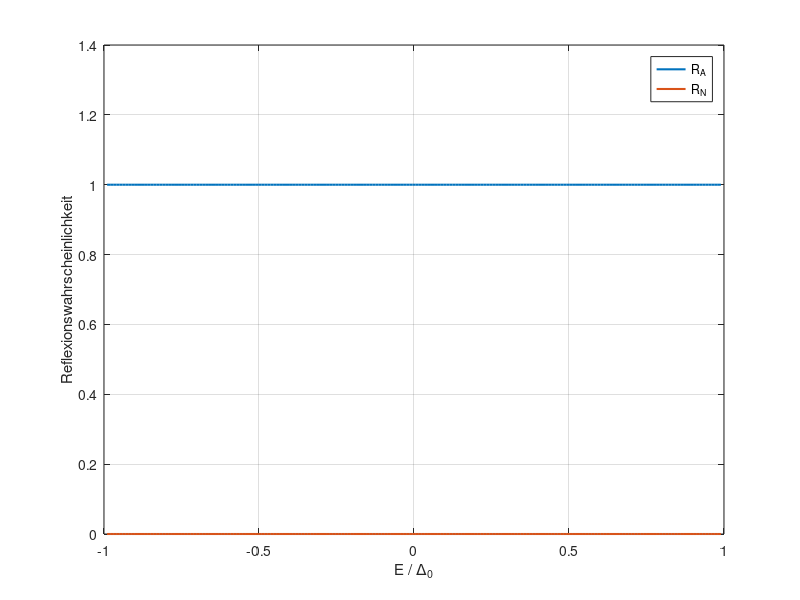
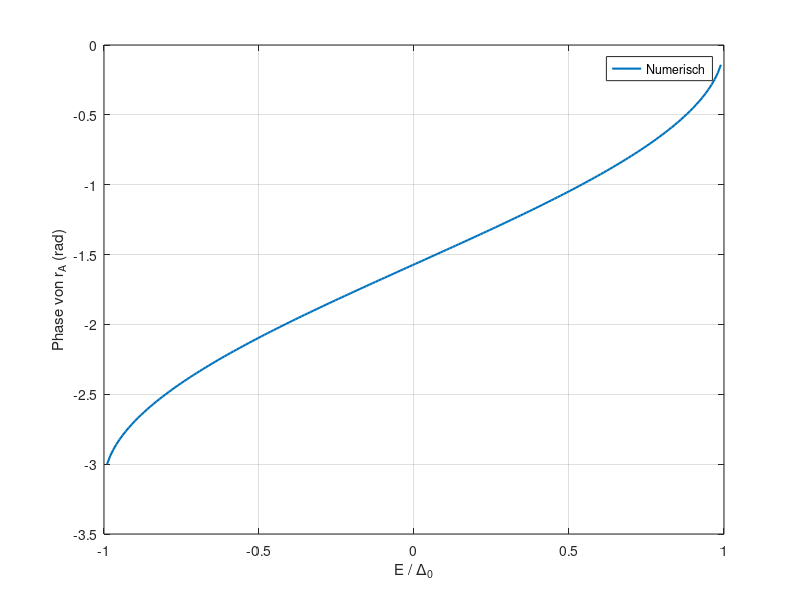
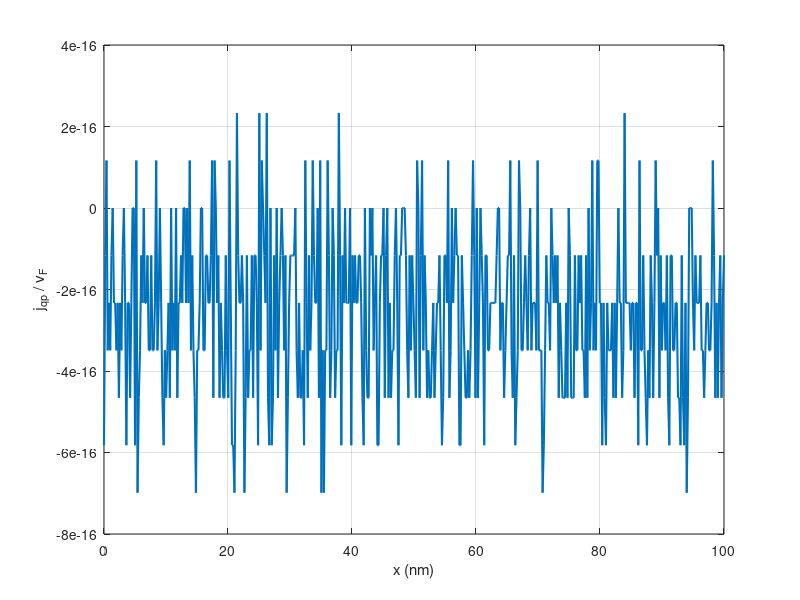

The MATLAB source for these figures, in order:
%% Definitionen
sigma_x = [0 1; 1 0]; % Pauli-Matrix
chi_plus  = [1; 1]/sqrt(2); % Eigenvektoren
chi_minus = [1; -1]/sqrt(2);
% Parameter
hbar = 6.582119569e-16; % eV*s
vF   = 1e6; % m/s
mu = 0.1; % eV
L = 100e-9; % nm
x = linspace(0,L,500);
Delta0 = 0.002; % eV
Phi_S = 0; % Phase
U0 = 0; % eV
U = @(x) U0 + 0.*x; % zunächst konstantes Potential
E_werte  = linspace(-0.99*Delta0, 0.99*Delta0, 200); % eV
r_A_werte = zeros(size(E_werte));
r_N_werte = zeros(size(E_werte));
r_A_ana_werte = zeros(size(E_werte));
A_BdG = vF * blkdiag(sigma_x, -sigma_x);
j_qp = zeros(length(E_werte),length(x));
rho_E_werte = complex(zeros(4,4,length(E_werte)));

% Schleife über die Energien
for i = 1:length(E_werte)
    E_i = E_werte(i);
    beta_i = acos(E_i/Delta0);
    % Wellenzahlen (1/m)
    ke_plus = (mu - U0 + E_i)/(hbar*vF);
    ke_minus = -(mu - U0+ E_i)/(hbar*vF);
    kh_plus = (mu - U0- E_i)/(hbar*vF);
    kh_minus = -(mu - U0- E_i)/(hbar*vF);
    % Moden
    psi_e_plus = chi_plus * exp(1i*ke_plus.*x);
    psi_e_minus = chi_minus * exp(1i*ke_minus.*x);
    psi_h_plus = chi_plus * exp(1i*kh_plus.*x);
    psi_h_minus = chi_minus * exp(1i*kh_minus.*x);

    % Gleichungssystem für die Koeffizienten
    M_S_i = exp(-1i*Phi_S) * (cos(beta_i)*eye(2) - 1i*sin(beta_i)*sigma_x);
    
    A_i = [chi_plus, -M_S_i*chi_minus];
    B_i = M_S_i*chi_plus;
    r_i = A_i\B_i;

    r_A_werte(i) = r_i(1);
    r_N_werte(i) = r_i(2);
    r_A_ana_werte(i) = exp(-1i*(Phi_S + beta_i)); % Bei der Annahme von r_N=0

    % Quasiteilchenfluss
    psi_e = chi_plus * exp(1i*ke_plus*(x-L)) ...
        + r_N_werte(i) .* chi_minus .* exp(1i*ke_minus*(x-L));
    psi_h = r_A_werte(i) .* chi_plus .* exp(1i*kh_plus*(x-L));
    Psi_E = [psi_e; psi_h];

    % Fluss nach Fahrplan berechnen mithilfe von Matrix A
    for ix = 1:length(x)
        Psi = Psi_E(:,ix);
        j_qp(i,ix) = real(Psi' * A_BdG * Psi);
    end

    % Konstruktion von rho_E für ein konkretes Ortspaar
    i1 = 100;
    i2 = 200;
    rho_E_werte(:,:,i) = Psi_E(:,i1) * Psi_E(:,i2)';
end


%% Ausgabe
% fprintf('rN numerisch: %.6e %+.6ei\n', real(r_N_werte), imag(r_N_werte));
% fprintf('rA numerisch: %.6f %+.6fi\n', real(r_A_werte), imag(r_A_werte));
% fprintf('rA analytisch: %.6f %+.6fi\n', real(r_A_ana), imag(r_A_ana));

% Wahrscheinlichkeiten prüfen
R_N = abs(r_N_werte).^2;
R_A = abs(r_A_werte).^2;
% fprintf('|r_N|^2 = %.6f\n', R_N);
% fprintf('|r_A|^2 = %.6f\n', R_A);
% fprintf('Summe R_N + R_A = %.12f\n', R_N+R_A);
figure
plot(E_werte/Delta0, R_A, 'LineWidth', 1.5)
hold on
plot(E_werte/Delta0, R_N, 'LineWidth', 1.5)
xlabel('E / \Delta_0')
ylabel('Reflexionswahrscheinlichkeit')
legend('R_A', 'R_N')
grid on

% Phase
figure
plot(E_werte/Delta0, angle(r_A_werte), 'LineWidth', 1.5)
hold on
% plot(E_werte/Delta0, -acos(E_werte/Delta0)-Phi_S, '--')
xlabel('E / \Delta_0')
ylabel('Phase von r_A (rad)')
legend('Numerisch')
grid on

% Quasiteilchenfluss
figure
plot(x*1e9, j_qp(100,:)/vF, 'LineWidth', 1.5)
xlabel('x (nm)')
ylabel('j_{qp} / v_F')
grid on
fprintf('Maximaler Quasiteilchenfluss: %.3e\n', max(abs(j_qp(:)/vF)));
